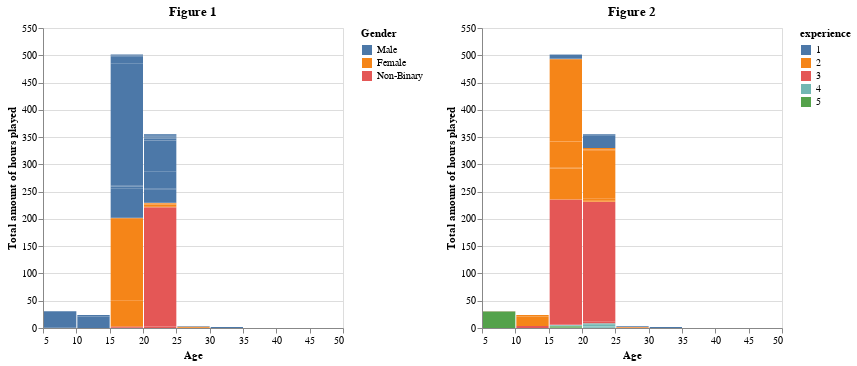

Notebook cell for this chart:
### Markdown cell above
create a visualization of the dataset

### Code cell
age_chart = alt.Chart(players_train).mark_bar().encode(
    x = alt.X('age', bin=True, title="Age"),
    y = alt.Y('played_hours', title="Total amount of hours played"),
    color = alt.Color(
        "gender:N",
        legend=alt.Legend(
            title="Gender",
            labelExpr="{'1':'Male','2':'Female','3':'Non-Binary'}[datum.label]"
        )
    )
).properties(
    title="Figure 1"
)


age_chart_exp = alt.Chart(players_train).mark_bar().encode(
    x = alt.X('age', bin = True).title("Age"),
    y = alt.Y('played_hours').title("Total amount of hours played"),
    color = alt.Color(
        "experience",
    legend=alt.Legend(
            title="Gender",
            labelExpr="{'1':'Beginner','2':'Amateur','3':'Regular','4':'Veteran','5':'Non-Binary'}[datum.label]"
        ))
).properties(
    title="Figure 2"
)
(age_chart | age_chart_exp).resolve_scale(
    color='independent'
)

### Figure 1 — Vega-Lite specification as saved in the notebook (floating-point values rounded to 4 significant figures; data arrays with more than 128 entries replaced by an {"elided": "..."} marker saying what was removed)
{"config": {"view": {"continuousWidth": 300, "continuousHeight": 300}}, "hconcat": [{"mark": {"type": "bar"}, "encoding": {"color": {"field": "gender", "legend": {"labelExpr": "{'1':'Male','2':'Female','3':'Non-Binary'}[datum.label]", "title": "Gender"}, "type": "nominal"}, "x": {"bin": true, "field": "age", "title": "Age", "type": "quantitative"}, "y": {"field": "played_hours", "title": "Total amount of hours played", "type": "quantitative"}}, "title": "Figure 1"}, {"mark": {"type": "bar"}, "encoding": {"color": {"field": "experience", "type": "nominal"}, "x": {"bin": true, "field": "age", "title": "Age", "type": "quantitative"}, "y": {"field": "played_hours", "title": "Total amount of hours played", "type": "quantitative"}}, "title": "Figure 2"}], "data": {"name": "data-ed3b2173696ed423aa1265b9e53dd206"}, "resolve": {"scale": {"color": "independent"}}, "$schema": "https://vega.github.io/schema/vega-lite/v5.20.1.json", "datasets": {"data-ed3b2173696ed423aa1265b9e53dd206": {"elided": "140 records"}}}
